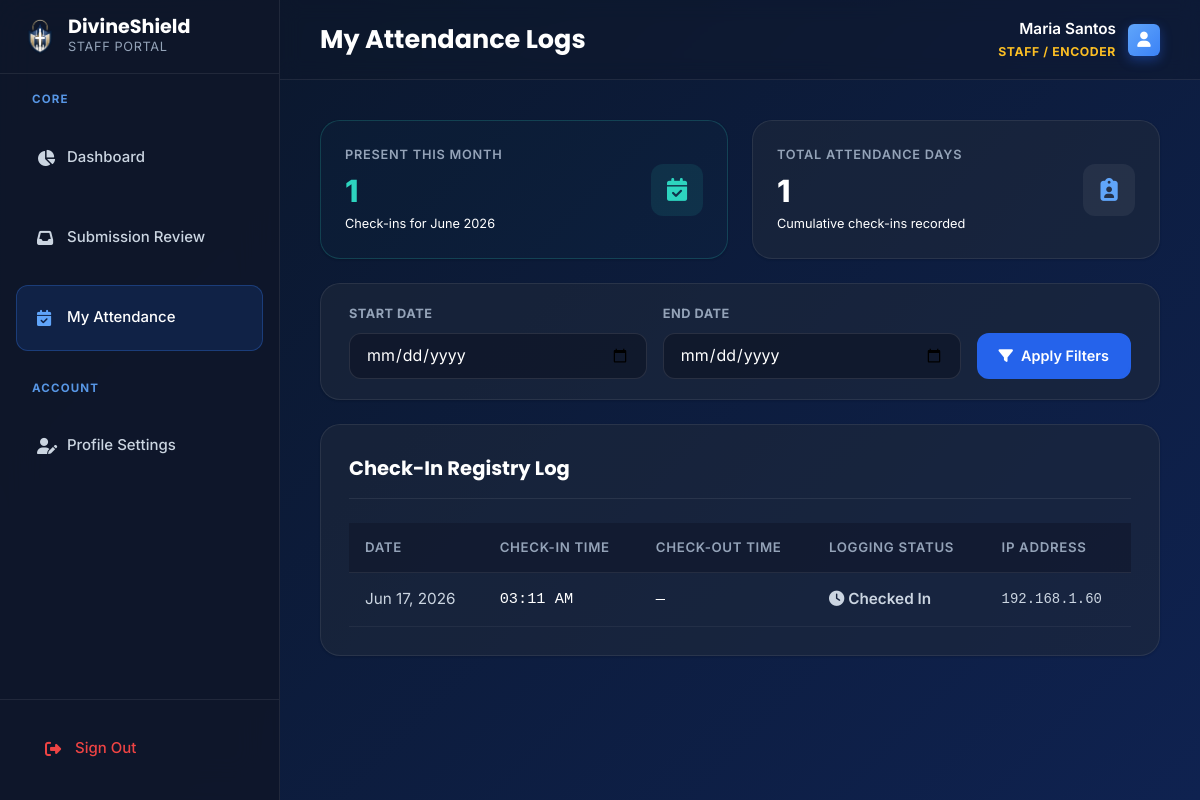
Page /views/staff/attendance_history.php (signed in) on the committed database.
### tables this page shows
CREATE TABLE `users` (
  `id` int(11) NOT NULL,
  `username` varchar(50) NOT NULL,
  `password_hash` varchar(255) NOT NULL,
  `role` enum('admin','staff','church_leader') NOT NULL,
  `position_title` varchar(100) DEFAULT NULL,
  `first_name` varchar(50) NOT NULL,
  `middle_name` varchar(50) DEFAULT NULL,
  `last_name` varchar(50) NOT NULL,
  `email` varchar(100) NOT NULL,
  `phone` varchar(20) DEFAULT NULL,
  `admin_pin` varchar(4) DEFAULT NULL,
  `profile_picture` varchar(255) DEFAULT NULL,
  `admin_message` text DEFAULT NULL,
  `status` enum('pending','active','inactive') DEFAULT 'pending',
  `created_at` timestamp NOT NULL DEFAULT current_timestamp(),
  `updated_at` timestamp NOT NULL DEFAULT current_timestamp() ON UPDATE current_timestamp()
);

CREATE TABLE `staff_attendance` (
  `id` int(11) NOT NULL,
  `user_id` int(11) NOT NULL,
  `check_in_time` timestamp NOT NULL DEFAULT current_timestamp(),
  `check_out_time` timestamp NULL DEFAULT NULL,
  `ip_address` varchar(45) DEFAULT NULL
);

### views/staff/attendance_history.php (the view, shortened to what this page needs)
<?php
require_once '../../db.php';
$pageTitle = "My Attendance Logs";
$userId = $_SESSION['user_id'];
$dateStart = $_GET['date_start'] ?? '';
$dateEnd = $_GET['date_end'] ?? '';
$query = "SELECT * FROM staff_attendance WHERE user_id = ?";
$params = [$userId];
$query .= " ORDER BY check_in_time DESC";
$stmtLogs = $pdo->prepare($query);
$stmtLogs->execute($params);
$logs = $stmtLogs->fetchAll(PDO::FETCH_ASSOC);
$stmtMonthCount = $pdo->prepare("
    SELECT COUNT(*)
    FROM staff_attendance
    WHERE user_id = ?
      AND YEAR(check_in_time) = YEAR(CURRENT_DATE)
      AND MONTH(check_in_time) = MONTH(CURRENT_DATE)
");
$stmtMonthCount->execute([$userId]);
$currentMonthPresentCount = intval($stmtMonthCount->fetchColumn());
$totalCheckins = count($logs);
include 'includes/header.php';
?>
<div class="stats-grid" style="grid-template-columns: repeat(auto-fit, minmax(240px, 1fr)); margin-bottom: 24px;">
    <div class="stat-box" style="border-color: rgba(45, 212, 191, 0.2); background: rgba(45, 212, 191, 0.02);">
        <div class="stat-box-info">
            <h4>Present This Month</h4>
            <div class="stat-val" style="color: var(--teal-400);"><?php echo $currentMonthPresentCount; ?></div>
            <p style="font-size: 0.75rem; color: var(--gray-500); margin-top:4px;">Check-ins for <?php echo date('F Y'); ?></p>
        </div>
        <div class="stat-box-icon" style="color: var(--teal-400); background: rgba(45, 212, 191, 0.1);">
            <i class="fas fa-calendar-check"></i>
        </div>
    </div>
    <div class="stat-box">
        <div class="stat-box-info">
            <h4>Total Attendance Days</h4>
            <div class="stat-val"><?php echo $totalCheckins; ?></div>
            <p style="font-size: 0.75rem; color: var(--gray-500); margin-top:4px;">Cumulative check-ins recorded</p>
        </div>
        <div class="stat-box-icon">
            <i class="fas fa-clipboard-user"></i>
        </div>
    </div>
</div>
<section class="dashboard-card" style="margin-bottom:24px; padding: 20px 28px;">
  <form action="attendance_history.php" method="GET" style="display:flex; flex-wrap:wrap; gap:16px; align-items:flex-end;">
    <div style="flex:1; min-width:140px;">
      <label style="display:block; font-size:0.75rem; text-transform:uppercase; color:var(--gray-400); font-weight:700; margin-bottom:8px; letter-spacing:0.04em;">Start Date</label>
      <input type="date" name="date_start" class="auth-input filter-input" value="<?php echo htmlspecialchars($dateStart); ?>" style="background:rgba(15,23,42,0.8); border-color:rgba(255,255,255,0.1); height:46px;">
    </div>
    <div style="flex:1; min-width:140px;">
      <label style="display:block; font-size:0.75rem; text-transform:uppercase; color:var(--gray-400); font-weight:700; margin-bottom:8px; letter-spacing:0.04em;">End Date</label>
      <input type="date" name="date_end" class="auth-input filter-input" value="<?php echo htmlspecialchars($dateEnd); ?>" style="background:rgba(15,23,42,0.8); border-color:rgba(255,255,255,0.1); height:46px;">
    </div>
    <div style="display:flex; gap:10px; width:auto;">
      <button type="submit" class="btn btn-primary" style="padding:10px 20px; font-size:0.85rem; height:46px;">
        <i class="fas fa-filter"></i> Apply Filters
      </button>
    </div>
  </form>
</section>
<div class="dashboard-card">
    <div class="dashboard-card-header" style="border-bottom: 1px solid rgba(255, 255, 255, 0.08); padding-bottom: 14px; margin-bottom: 24px;">
        <h3 class="dashboard-card-title" style="font-family: var(--font-head); font-size: 1.15rem; font-weight: 700; color: var(--white);">Check-In Registry Log</h3>
    </div>
    <div class="panel-body" style="padding:0;">
        <?php if ($totalCheckins > 0): ?>
            <div class="dark-table-wrap">
                <table class="dark-table">
                    <thead>
                        <tr>
                            <th>Date</th>
                            <th>Check-In Time</th>
                            <th>Check-Out Time</th>
                            <th>Logging Status</th>
                            <th>IP Address</th>
                        </tr>
                    </thead>
                    <tbody>
                        <?php foreach($logs as $log): ?>
                        <tr>
                            <td class="fw-semibold text-white">
                                <?php echo date('M d, Y', strtotime($log['check_in_time'])); ?>
                            </td>
                            <td style="font-family: monospace; color:var(--white);">
                                <?php echo date('h:i A', strtotime($log['check_in_time'])); ?>
                            </td>
                            <td style="font-family: monospace; color:var(--white);">
                                <?php echo $log['check_out_time'] ? date('h:i A', strtotime($log['check_out_time'])) : '<span class="text-muted">—</span>'; ?>
                            </td>
                            <td>
                                <span class="status-badge <?php echo $log['check_out_time'] ? 'success' : 'warning'; ?>" style="font-weight:600;">
                                    <i class="fas <?php echo $log['check_out_time'] ? 'fa-circle-check' : 'fa-clock'; ?>"></i>
                                    <?php echo $log['check_out_time'] ? 'Completed' : 'Checked In'; ?>
                                </span>
                            </td>
                            <td class="text-muted" style="font-family: monospace; font-size: 0.82rem;">
                                <?php echo htmlspecialchars($log['ip_address'] ?? '—'); ?>
                            </td>
                        </tr>
                        <?php endforeach; ?>
                    </tbody>
                </table>
            </div>
        <?php endif; ?>
    </div>
</div>
<?php include 'includes/footer.php'; ?>

### views/staff/includes/header.php (shortened to what this page needs)
<?php
$stmtStaff = $pdo->prepare("SELECT profile_picture, first_name, last_name, role FROM users WHERE id = ?");
$stmtStaff->execute([$_SESSION['user_id']]);
$staffData = $stmtStaff->fetch(PDO::FETCH_ASSOC);
$staffProfilePic = $staffData['profile_picture'] ?? null;
$staffFullName = trim(($staffData['first_name'] ?? '') . ' ' . ($staffData['last_name'] ?? ''));
?>
<!DOCTYPE html>
<html lang="en">
<head>
  <link rel="stylesheet" href="../../assets/css/style.css?v=16" />
  <link rel="stylesheet" href="../../assets/css/filtering_global.css" />
  <link rel="stylesheet" href="https://cdnjs.cloudflare.com/ajax/libs/font-awesome/6.5.0/css/all.min.css" />
</head>
<body>
  <div class="admin-layout">
    <?php include 'sidebar.php'; ?>
    <main class="admin-main">
      <header class="admin-topbar">
        <div style="display:flex; align-items:center; flex:1; min-width:0;">
          <div class="topbar-title" style="white-space:nowrap; overflow:hidden; text-overflow:ellipsis;">
            <?php echo isset($pageTitle) ? htmlspecialchars($pageTitle) : 'Staff Dashboard'; ?>
          </div>
        </div>
        <div class="topbar-user">
          <div class="user-badge-group">
            <div class="user-badge-name"><?php echo htmlspecialchars($staffFullName); ?></div>
            <div class="user-badge-role">Staff / Encoder</div>
          </div>
          <?php if (!empty($staffProfilePic) && file_exists('../../' . $staffProfilePic)): ?>
            <img src="../../<?php echo htmlspecialchars($staffProfilePic); ?>" alt="Profile" style="width:36px; height:36px; border-radius:50%; object-fit:cover; border:1px solid rgba(255,255,255,0.15); flex-shrink:0;" />
          <?php else: ?>
            <div class="logo-mark small" style="background:linear-gradient(135deg, var(--blue-400), var(--blue-500)); color:var(--white); flex-shrink:0;"><i class="fas fa-user"></i></div>
          <?php endif; ?>
        </div>
      </header>
      <div class="admin-content">

### assets/css/filtering_global.css (style rules this page uses)
.filter-input { padding-left: 16px !important; }

### rows in the picture
users: staffFullName "Maria Santos"
staff_attendance: check_in_time "Jun 17, 2026", check_in_time "03:11 AM", shows "Checked In", ip_address "192.168.1.60"

### other values in the picture
$pageTitle "My Attendance Logs"
$currentMonthPresentCount "1"
$totalCheckins "1"
